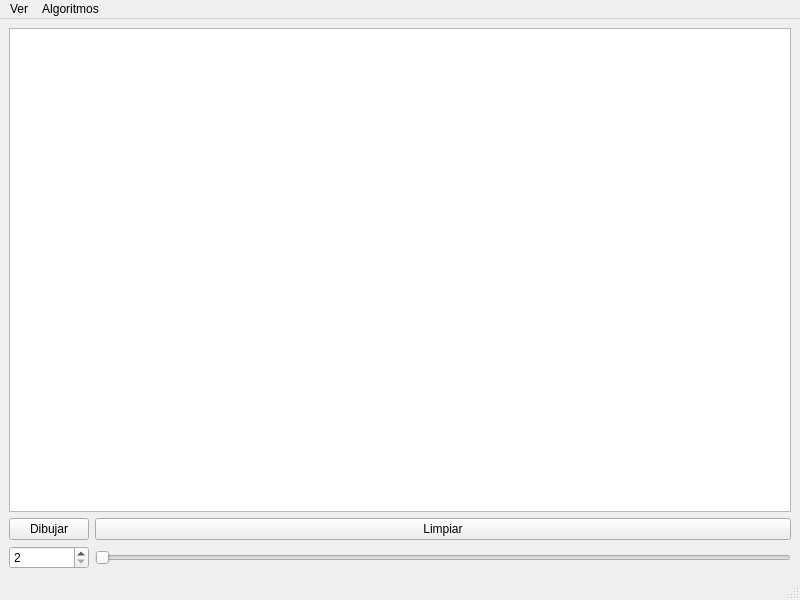
<?xml version="1.0" encoding="UTF-8"?>
<ui version="4.0">
 <class>MainWindow</class>
 <widget class="QMainWindow" name="MainWindow">
  <property name="geometry">
   <rect>
    <x>0</x>
    <y>0</y>
    <width>800</width>
    <height>600</height>
   </rect>
  </property>
  <property name="windowTitle">
   <string>MainWindow</string>
  </property>
  <widget class="QWidget" name="centralwidget">
   <layout class="QGridLayout" name="gridLayout">
    <item row="0" column="0" colspan="2">
     <widget class="QGraphicsView" name="graphicsView"/>
    </item>
    <item row="1" column="1">
     <widget class="QPushButton" name="limpiar">
      <property name="text">
       <string>Limpiar</string>
      </property>
     </widget>
    </item>
    <item row="1" column="0">
     <widget class="QPushButton" name="dibujar">
      <property name="text">
       <string>Dibujar</string>
      </property>
     </widget>
    </item>
    <item row="2" column="0">
     <widget class="QSpinBox" name="spinBox_puntos">
      <property name="minimum">
       <number>2</number>
      </property>
      <property name="maximum">
       <number>10000</number>
      </property>
     </widget>
    </item>
    <item row="2" column="1">
     <widget class="QSlider" name="horizontalSlider">
      <property name="minimum">
       <number>2</number>
      </property>
      <property name="maximum">
       <number>10000</number>
      </property>
      <property name="orientation">
       <enum>Qt::Horizontal</enum>
      </property>
     </widget>
    </item>
   </layout>
  </widget>
  <widget class="QMenuBar" name="menubar">
   <property name="geometry">
    <rect>
     <x>0</x>
     <y>0</y>
     <width>800</width>
     <height>21</height>
    </rect>
   </property>
   <widget class="QMenu" name="menuVer">
    <property name="title">
     <string>Ver</string>
    </property>
    <addaction name="actionPuntos"/>
   </widget>
   <widget class="QMenu" name="menuAlgoritmos">
    <property name="title">
     <string>Algoritmos</string>
    </property>
    <addaction name="actionPuntos_Cercanos"/>
   </widget>
   <addaction name="menuVer"/>
   <addaction name="menuAlgoritmos"/>
  </widget>
  <widget class="QStatusBar" name="statusbar"/>
  <action name="actionPuntos">
   <property name="text">
    <string>Puntos</string>
   </property>
  </action>
  <action name="actionPuntos_Cercanos">
   <property name="text">
    <string>Puntos Cercanos</string>
   </property>
  </action>
 </widget>
 <resources/>
 <connections/>
</ui>
